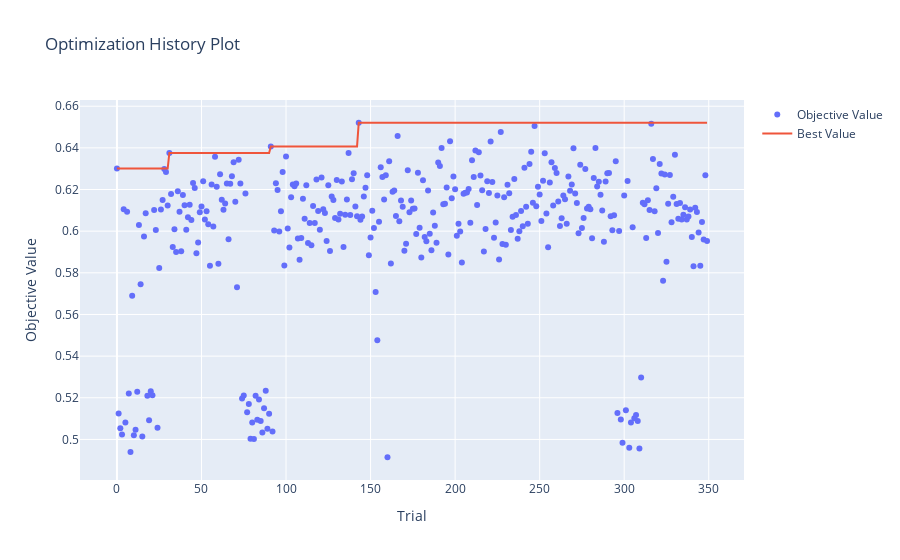

Notebook source saved alongside this figure:
### Code cell
optuna.visualization.plot_optimization_history(study)

### Figure 1 — Plotly figure (JSON) as saved in the notebook; plotly's stock layout.template omitted (floating-point values rounded to 4 significant figures; data arrays with more than 128 entries replaced by an {"elided": "..."} marker saying what was removed)
{"data": [{"mode": "markers", "name": "Objective Value", "type": "scatter", "x": {"elided": "350 int values"}, "y": {"elided": "350 float values"}}, {"name": "Best Value", "type": "scatter", "x": {"elided": "350 int values"}, "y": {"elided": "350 float values"}}], "layout": {"title": {"text": "Optimization History Plot"}, "xaxis": {"title": {"text": "Trial"}}, "yaxis": {"title": {"text": "Objective Value"}}}}
